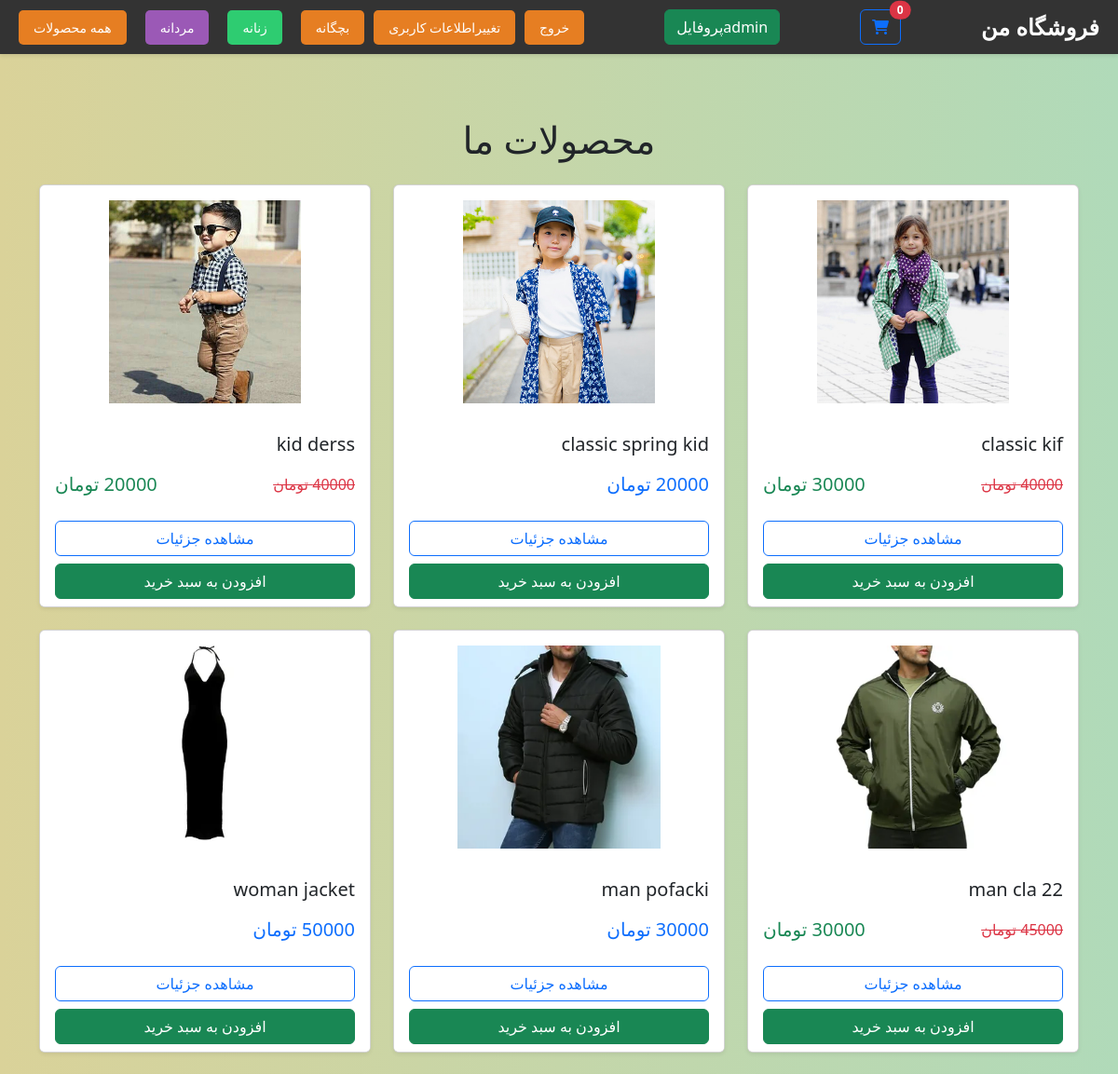
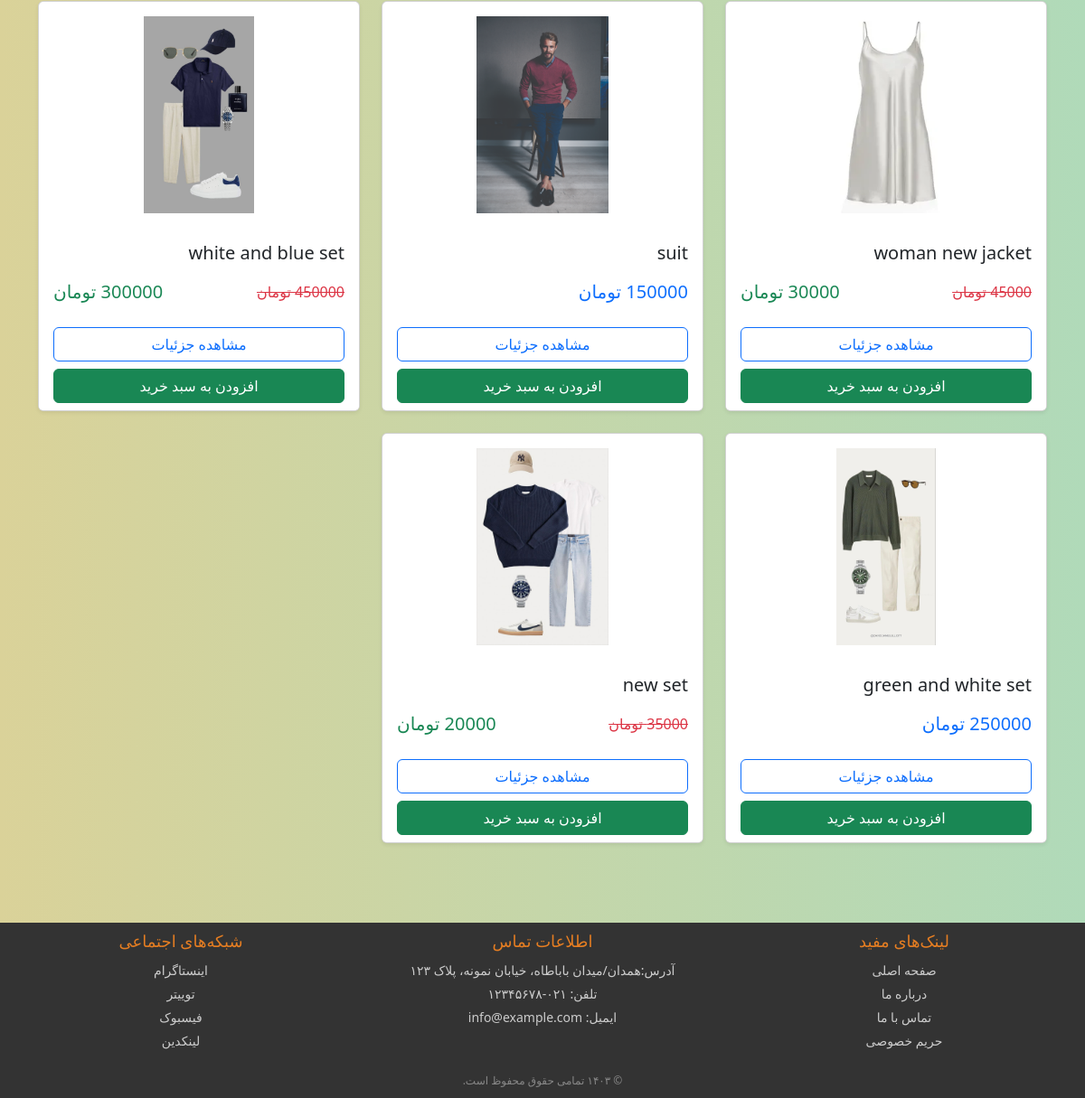
The app's page / (signed in) with its own data (2 pictures, top to bottom).
### shop/models.py (models this page shows, shortened)
class Products(models.Model):
        product_name = models.CharField( max_length=50)
        category = models.ForeignKey(Category,on_delete=models.CASCADE,default=1)
        price = models.DecimalField( max_digits=100, decimal_places=0,default=0)
        product_image = models.ImageField(upload_to='uploads/products_iamge')
        product_name = models.CharField( max_length=50)
        is_sale = models.BooleanField(default=False)
        sale_price = models.DecimalField( max_digits=100, decimal_places=0,default=0)

### shop/views.py (the view)
# urls.py: path('',shop_views.home,name='home'),
def home(request):
        products = Products.objects.all()
        return render(request,'home.html',{'products':products})

### cart/cart.py (called while the page is built)
        def __len__(self):
                return len(self.cart)

### cart/context_processors.py (called while the page is built)
def cart (request):
        return {'cart':Cart(request)}

### shop/templates/home.html (shortened to what this page needs)
{% extends 'base.html' %}
{% load static %}
{% block content %}
{% include 'nav.html' %}
<div class="container my-5">
    <h1 class="text-center mb-4">محصولات ما</h1>
    <div class="row row-cols-1 row-cols-md-3 g-4">
        {% for product in products %}
        <div class="col">
            <div class="card h-100 shadow-sm">
                <img src="{{ product.product_image.url }}"
                     class="card-img-top p-3"
                     alt="{{ product.product_name }}"
                     style="height: 250px; object-fit: contain;">
                <div class="card-body">
                    <h5 class="card-title">{{ product.product_name }}</h5>
                    <div class="d-flex justify-content-between align-items-center">
                        {% if product.is_sale %}
                            <del class="text-danger">{{ product.price|floatformat:0 }} تومان</del>
                            <span class="text-success fs-5">{{ product.sale_price|floatformat:0 }} تومان</span>
                        {% else %}
                            <span class="text-primary fs-5">{{ product.price|floatformat:0 }} تومان</span>
                        {% endif %}
                    </div>
                </div>
                <div class="card-footer bg-white border-0">
                    <div class="d-grid gap-2">
                        <a href="{% url 'single_product' product.id %}"
                           class="btn btn-outline-primary">مشاهده جزئیات</a>
                        <button class="btn btn-success add-to-cart"
                                data-product-id="{{ product.id }}">
                            افزودن به سبد خرید
                        </button>
                    </div>
                </div>
            </div>
        </div>
        {% empty %}
        <div class="col-12">
            <div class="alert alert-warning">هیچ محصولی یافت نشد!</div>
        </div>
        {% endfor %}
    </div>
</div>
{% endblock %}

### shop/templates/nav.html (shortened to what this page needs)
{% load static %}
        <link rel="stylesheet" href="https://cdnjs.cloudflare.com/ajax/libs/font-awesome/6.0.0/css/all.min.css">
   <header>
        <div class="logo">فروشگاه من</div>
                <a class="btn btn-outline-primary position-relative" href="{% url 'cart_summary' %}">
    <i class="fas fa-shopping-cart"></i>
    <span id="cart_quantity" class="position-absolute top-0 start-100 translate-middle badge rounded-pill bg-danger">
        {{ cart|length }}
    </span>
</a>
        {% if user.is_authenticated %}
<li class="nav-item btn btn-success">
    <a class="nav-link" href="{% url 'profile' %}">{{ user.username }}پروفایل</a>
</li>
        {% endif %}
        <div class="buttons">
            {% if user.is_authenticated%}
            <a href="{% url 'logout_user' %}">خروج</a>
            <a href="{% url 'edit_profile' %}">تغییراطلاعات کاربری</a>
            {% else %}
            <a href="{% url 'signup_user' %}">ثبت نام</a>
            <a href="{% url 'login_user' %}">ورود</a>
            {% endif %}
             <div class="category-buttons">
        <a href="{% url 'products_category' 'kid' %}">بچگانه</a>
        <a href="{% url 'products_category' 'woman' %}">زنانه</a>
        <a href="{% url 'products_category' 'man' %}">مردانه</a>
        <a href="{% url 'home' %}">همه محصولات</a>
    </div>
        </div>
    </header>

### shop/static/assets/css/style.css (style rules this page uses)
body { font-family: Arial, sans-serif; background-color: #f4f4f4; margin: 0; padding: 0; }
.container { max-width: 1200px; margin: 0 auto; padding: 20px; }
body { font-family: Arial, sans-serif; margin: 0; padding: 0; background-color: #f4f4f4; }
header { background-color: #333; color: #fff; padding: 10px 20px; display: flex; justify-content: space-between; align-items: center; box-shadow: 0 2px 4px rgba(0, 0, 0, 0.1); }
header .logo { font-size: 24px; font-weight: bold; }
header .buttons { display: flex; gap: 10px; }
header .buttons a { text-decoration: none; color: #fff; background-color: #e67e22; padding: 8px 16px; border-radius: 5px; font-size: 14px; transition: background-color 0.3s ease; }
body { font-family: Arial, sans-serif; margin: 0; padding: 0; background-color: #f4f4f4; display: flex; flex-direction: column; min-height: 100vh; }
body { background: linear-gradient(to right, #dad299, #b0dab9); }

### shop/templates/base.html (style rules this page uses)
body { background: linear-gradient(to right, #dad299, #b0dab9); }

### shop/templates/nav.html (style rules this page uses)
.category-buttons { display: flex; gap: 20px; }
.category-buttons a { text-decoration: none; background-color: #3498db; color: #fff; padding: 12px 24px; font-size: 16px; border-radius: 5px; transition: background-color 0.3s ease; }
.category-buttons a:nth-child(1) { background-color: #e67e22; }
.category-buttons a:nth-child(2) { background-color: #2ecc71; }
.category-buttons a:nth-child(3) { background-color: #9b59b6; }

### records on screen
Products: product_image (picture), product_name "classic kif", price "40000"
Products: product_image (picture), product_name "classic spring kid"
Products: product_image (picture), product_name "kid derss", price "40000"
Products: product_image (picture), product_name "man cla 22", price "45000"
Products: product_image (picture), product_name "man pofacki"
Products: product_image (picture), product_name "woman jacket"
Products: product_image (picture), product_name "woman new jacket", price "45000"
Products: product_image (picture), product_name "suit"
Products: product_image (picture), product_name "white and blue set", price "450000"
Products: product_image (picture), product_name "green and white set"
Products: product_image (picture), product_name "new set", price "35000"

### other values on screen
{{ cart|length }} "0"
{{ user.username }} "admin"
